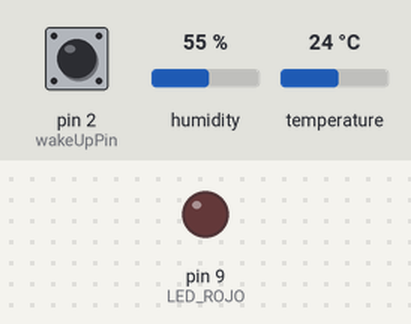
Bench run of a sketch on a simulated Arduino Uno, built with avr-gcc and run on an emulated ATmega328P. Shown: output pins drawn as LEDs (lit = HIGH). The inputs (shaded band) are chosen by the test bench; at power-on: pin 2 (wakeUpPin) HIGH, humidity 55 %, temperature 24 °C. Storage starts empty.

Above: at 13.0 s.
At 19.07 s:
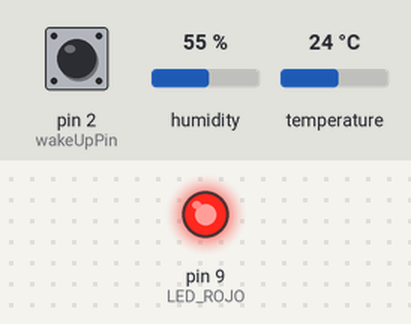
Timing chart, 0 to 22.7 s (numbered marks = the images above):
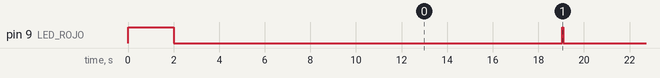

Measured:
- by itself, pin 9 (LED_ROJO): repeats every 12.1 s: HIGH 0.05 s, LOW 12.0 s

The sketch:

despertado_x_evento.ino
```cpp
//  Este firmware es para guardar en SD un archivo con tramas de datos (índice, fecha/hora dummy, sensor T y H, pulsado), saliendo de modo sleep al pulsar y periódicamente
// (ver el lazo LOOP y los comentarios para ajustar el intervalo.

// **** INCLUDES *****
#include "LowPower.h"

// Pin 2 para despertar al micro
const int wakeUpPin = 2;

// librerías para usar la SD
#include <SPI.h>
#include <SD.h>
// librerías para usar el sensor de humedad
#include "Adafruit_Sensor.h"
#include <DHT.h>
#include <DHT_U.h>

#define DHTPIN            A0        // Pin de comunicación con el sensor.
#define DHTTYPE           DHT22     // DHT 22 (o el AM2302 que tenemos), define el tipo de sensor de humedad
#define SD_CS             10        // alias del pin conectado a CS de la SD
#define LED_ROJO          9         // alias del pin del led rojo

DHT_Unified dht(DHTPIN, DHTTYPE);


char str[] = "tramas.txt";
volatile int contador = 0;
int indice = 0;


void crear_archivo(){
File outFile;
// Abrir archivo
outFile = SD.open(str, FILE_WRITE);
if(!outFile){
  Serial.println(F("No se pudo abrir el archivo"));
  return;
}
outFile.println(F("Encabezado archivo cuenta evento pines y sensor"));
outFile.println(F("INDICE   FECHA      HORA   TEMP       HUM%   PULSADOS"));
// Cerrar archivo
outFile.close();
}

void grabar_datos_archivo(){
File outFile;
outFile = SD.open(str, FILE_WRITE);
if(!outFile){
  Serial.println(F("No se pudo abrir el archivo"));
  return;
}
outFile.print(indice);
indice = indice + 1;
outFile.print(F(" - AA/MM/DD - HH:MM:SS - "));
// Leer sensor de humedad y temperatura AM2302
sensors_event_t event;
// Temperatura
dht.temperature().getEvent(&event);
if (isnan(event.temperature)) {
  Serial.println(F("Error leyendo temperatura!"));
}
else {
  outFile.print(event.temperature);
  outFile.print(F(" ºC"));
}
// Humedad
dht.humidity().getEvent(&event);
if (isnan(event.relative_humidity)) {
  Serial.println(F("Error leyendo humedad!"));
}
else {
  outFile.print(F(" - "));
  outFile.print(event.relative_humidity);
  outFile.print(F("%"));
  outFile.print(F(" - "));
  outFile.println(contador);
}
// Cerrar archivo
outFile.close();
}


void wakeUp()
{
    // el código de la interrupción.
    contador = contador + 1;
}


// ========================================================================================================================================================

void setup()
{
    // Configure wake up pin as input.
    // This will consumes few uA of current.
    pinMode(wakeUpPin, INPUT_PULLUP);

  //iniciar la salida serial de debug
  Serial.begin(19200);

  //pin CS a la SD definido como salida
  pinMode(SD_CS,OUTPUT);
  // initializar SPI
  SPI.begin();

  pinMode(3, INPUT_PULLUP);
  pinMode(4, INPUT_PULLUP);


  pinMode(LED_ROJO, OUTPUT);
  // prender 2 segs el led rojo
  digitalWrite(LED_ROJO,HIGH);
  delay(2000);    //2 segs
  digitalWrite(LED_ROJO,LOW);

  // inicializar sensor de humedad
  dht.begin();

  //Inicializar SD
  while(!SD.begin(SD_CS)){
    Serial.println(F("¡Error de SD!"));delay(1000);
  }
  crear_archivo();
  delay(5000);
  //Serial.println(F("Arrancando"));
}


void loop()
{
    // Habilitar la interrupción que se producirá al oprimirse el botón conectado al pin 2
    attachInterrupt(0, wakeUp, FALLING);

    // para despertarse periódicamente cada 10 ( 5 x 2 s)
    for (int i = 0 ;  i  <  6 ; i++){
             LowPower.powerDown(SLEEP_2S, ADC_OFF, BOD_OFF);
    }
    // Deshabilitar momentáneamente la interrupción para evitar molestias durante el procesado
    detachInterrupt(0);
    // Carga útil, grabar datos en el archivo de la SD
    grabar_datos_archivo();
    //Serial.println(F("Se grabó trama"));
    digitalWrite(LED_ROJO,HIGH);
    delay(50);
    digitalWrite(LED_ROJO,LOW);
    // limpiar cuenta de eventos en pin entrada
    contador = 0;

}
```
